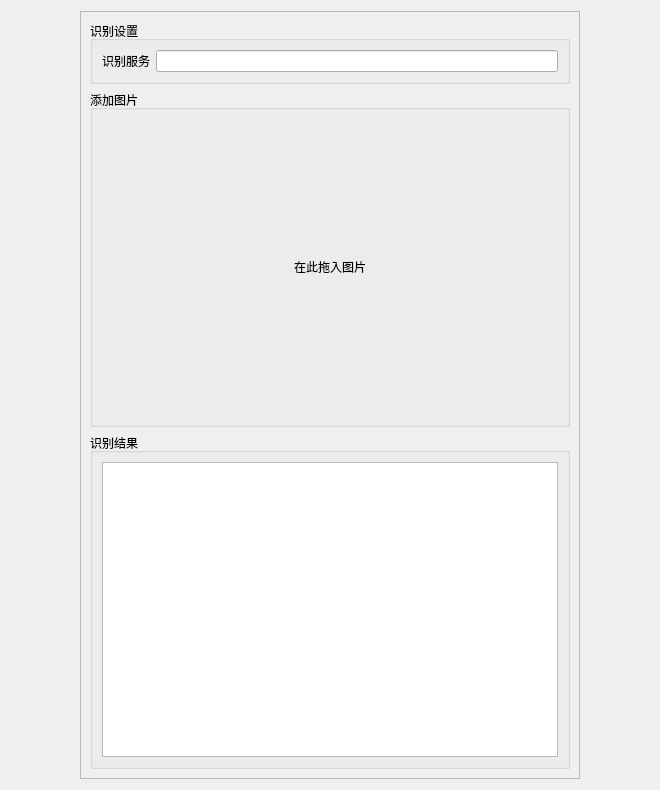
<?xml version="1.0" encoding="UTF-8"?>
<ui version="4.0">
 <class>textRegWidget</class>
 <widget class="QWidget" name="textRegWidget">
  <property name="geometry">
   <rect>
    <x>0</x>
    <y>0</y>
    <width>660</width>
    <height>790</height>
   </rect>
  </property>
  <property name="windowTitle">
   <string>Form</string>
  </property>
  <layout class="QHBoxLayout" name="horizontalLayout">
   <item>
    <spacer name="horizontalSpacer">
     <property name="orientation">
      <enum>Qt::Horizontal</enum>
     </property>
     <property name="sizeHint" stdset="0">
      <size>
       <width>57</width>
       <height>20</height>
      </size>
     </property>
    </spacer>
   </item>
   <item>
    <widget class="QFrame" name="textRegFrame">
     <property name="sizePolicy">
      <sizepolicy hsizetype="Expanding" vsizetype="Preferred">
       <horstretch>0</horstretch>
       <verstretch>0</verstretch>
      </sizepolicy>
     </property>
     <property name="minimumSize">
      <size>
       <width>500</width>
       <height>0</height>
      </size>
     </property>
     <property name="frameShape">
      <enum>QFrame::StyledPanel</enum>
     </property>
     <property name="frameShadow">
      <enum>QFrame::Raised</enum>
     </property>
     <layout class="QVBoxLayout" name="verticalLayout_3">
      <item>
       <widget class="QGroupBox" name="groupBox">
        <property name="title">
         <string>识别设置</string>
        </property>
        <layout class="QGridLayout" name="gridLayout">
         <item row="0" column="0">
          <widget class="QLabel" name="serveLabel">
           <property name="text">
            <string>识别服务</string>
           </property>
          </widget>
         </item>
         <item row="0" column="1">
          <widget class="QLineEdit" name="serveLineEdit"/>
         </item>
        </layout>
       </widget>
      </item>
      <item>
       <widget class="QGroupBox" name="groupBox_3">
        <property name="sizePolicy">
         <sizepolicy hsizetype="Preferred" vsizetype="Expanding">
          <horstretch>0</horstretch>
          <verstretch>0</verstretch>
         </sizepolicy>
        </property>
        <property name="minimumSize">
         <size>
          <width>0</width>
          <height>200</height>
         </size>
        </property>
        <property name="title">
         <string>添加图片</string>
        </property>
        <layout class="QVBoxLayout" name="verticalLayout_2">
         <item>
          <widget class="QLabel" name="pictureLabel">
           <property name="text">
            <string>在此拖入图片</string>
           </property>
           <property name="alignment">
            <set>Qt::AlignCenter</set>
           </property>
          </widget>
         </item>
        </layout>
       </widget>
      </item>
      <item>
       <widget class="QGroupBox" name="groupBox_2">
        <property name="title">
         <string>识别结果</string>
        </property>
        <layout class="QVBoxLayout" name="verticalLayout">
         <item>
          <widget class="QTextBrowser" name="textBrowser"/>
         </item>
        </layout>
       </widget>
      </item>
     </layout>
    </widget>
   </item>
   <item>
    <spacer name="horizontalSpacer_2">
     <property name="orientation">
      <enum>Qt::Horizontal</enum>
     </property>
     <property name="sizeHint" stdset="0">
      <size>
       <width>67</width>
       <height>20</height>
      </size>
     </property>
    </spacer>
   </item>
  </layout>
 </widget>
 <resources/>
 <connections/>
</ui>
